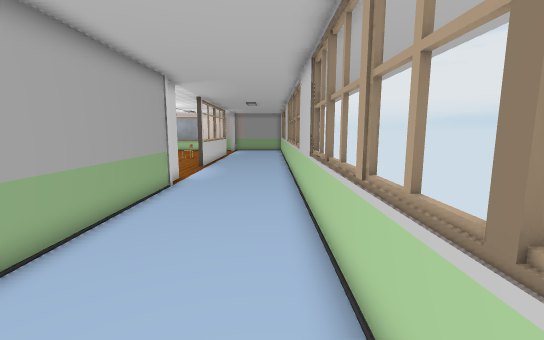
[1] (above)

18 first-person views from a walk through a 3-D level made in the Unity game engine. The camera is 1.2 m above the floor, tilts 8° down and sees 90° across. The floor is counted in squares, 0.5 m on a side. Each view is taken from the middle of a square. On the plan, view 1 faces up. The plan holds only what a view shows up to about 18 squares ahead; the rest is blank. The player is left out. Some animated figures are not drawn. Door leaves are left out, so doorways stand open.

[2]
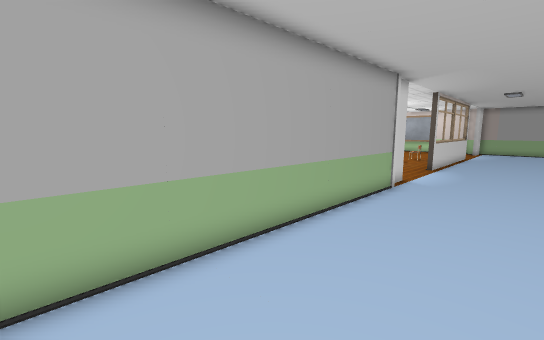

[3]
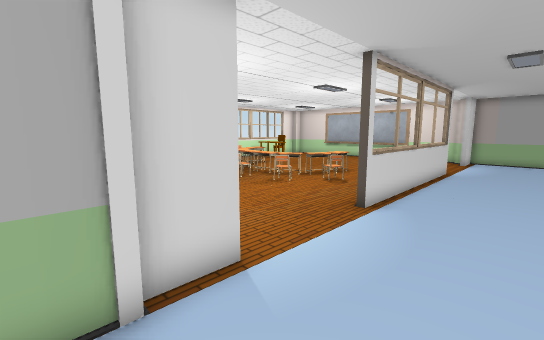

[4]
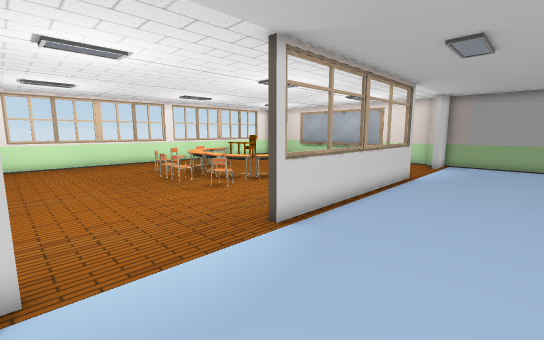

[5]
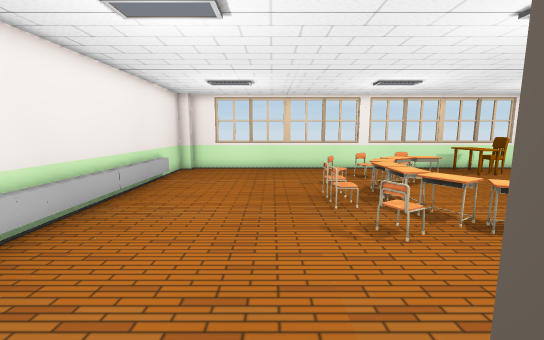

[6]
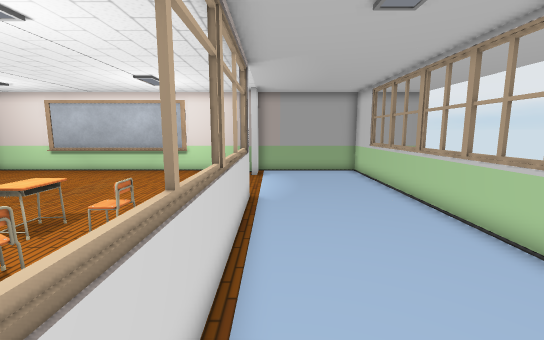

[7]
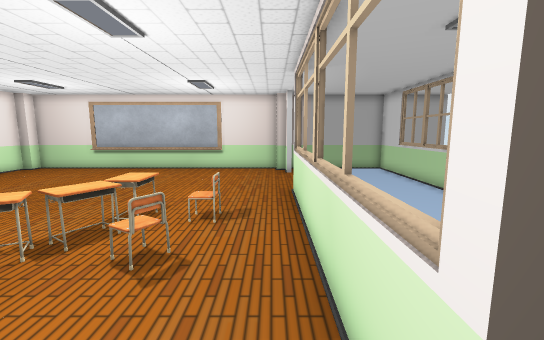

[8]
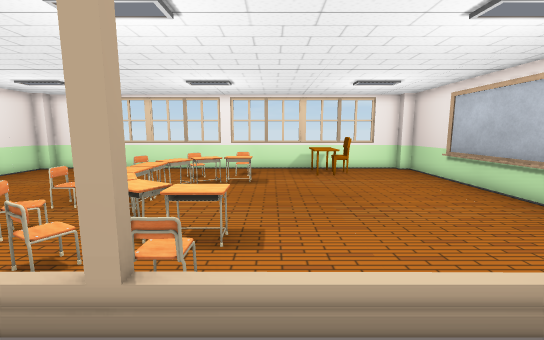

[9]
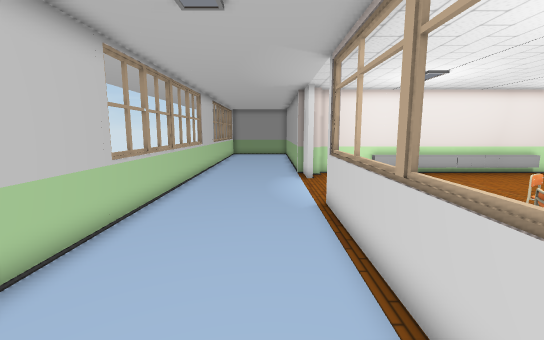

[10]
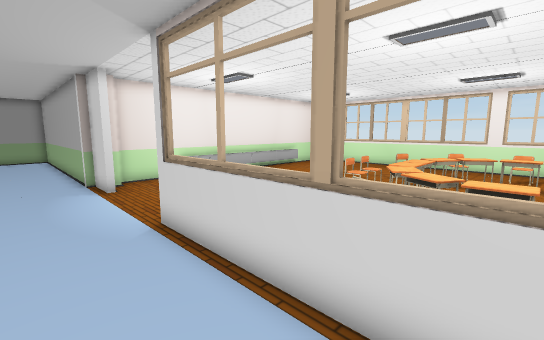

[11]
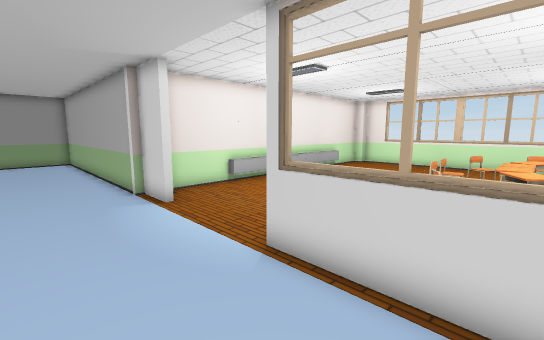

[12]
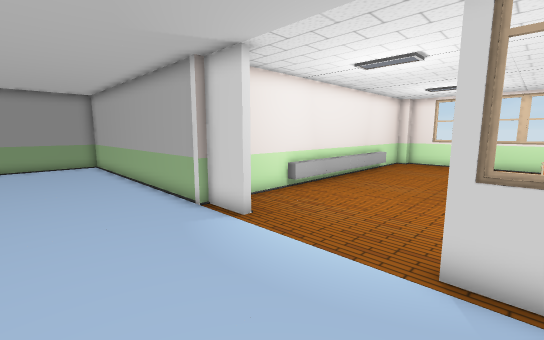

[13]
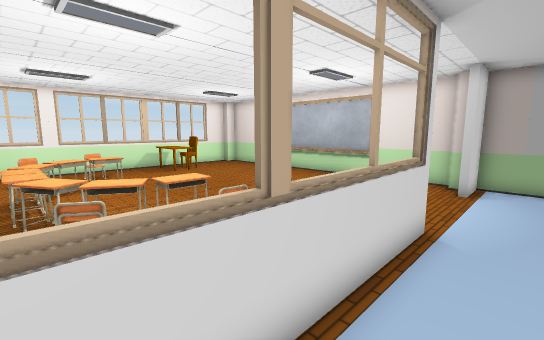

[14]
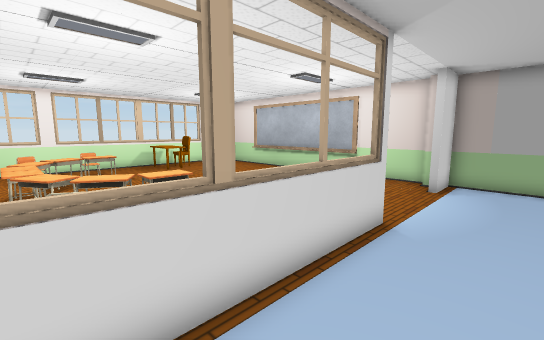

[15]
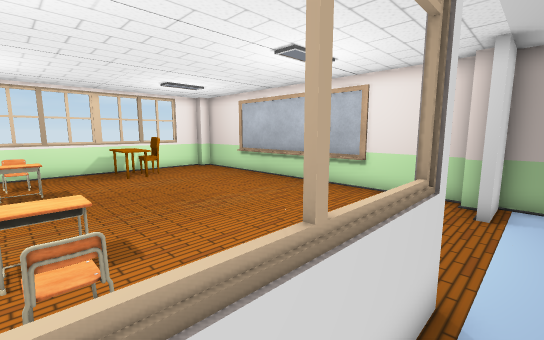

[16]
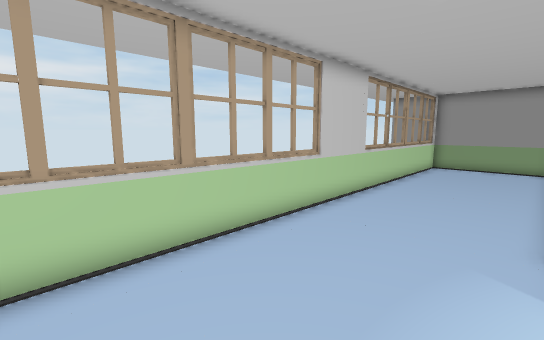

[17]
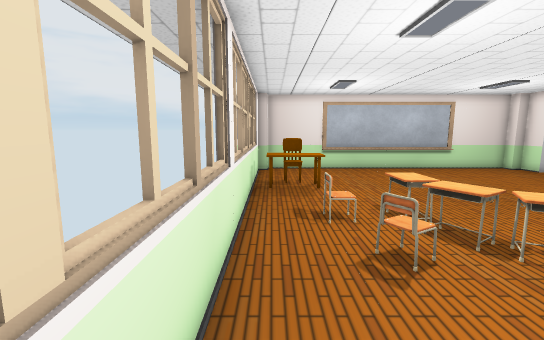

[18]
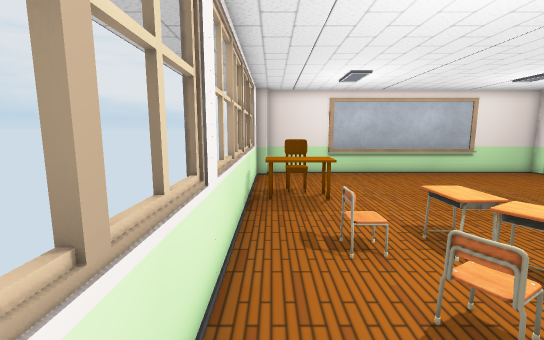

### Floor plan
Key: @ floor where view 1 was taken; # wall or solid block; . floor; D open door; = window, fence, low wall or low ledge; T thing the floor can be seen under or through; E desk; O other object.
Columns run from 23 left of view 1 to 2 right of it. Each row starts with its distance up from view 1.
 36 ##########################
 35  ##...        ...##.....#
 34  #................D.....#
 33  =................D.....=
 32  =................D.....#
 31  ####.............D.....=
 30  ####.............D.....#
 29  ####.............D.....#
 28  #................=.....=
 27  =................=.....=
 26  =...TT......TTT..=.....=
 25  =.#TTT......TTT..=.....#
 24  #... TT....TT ...#.....#
 23  =..TTETTTTTTETT..=.....#
 22  =.....TTTTET.....=.....#
 21  =....    .. T....=.....#
 20  #....    O.  ....=.....#
 19  #................D.....=
 18  #................D.....=
 17  =................D.....=
 16  =................D.....#
 15  =................D.....#
 14  #................D.....=
 13  ##..............##.....#
 12   ################# ....#
 11                   # ....#
 10                    #....#
  9                    #....#
  8                    #....=
  7                    #....#
  6                    #....=
  5                    #....#
  4                    #....#
  3                    #....=
  2                    #....=
  1                    #....=
  0                    #...@#
 -1                    ######

Where each view was taken, in squares from view 1:
view 1: 0 up, 0 right, facing up
view 2: 0 up, 0 right, facing up-left
view 3: 11 up, 1 left, facing up-left
view 4: 14 up, 0 right, facing up-left
view 5: 18 up, 4 left, facing left
view 6: 19 up, 4 left, facing up
view 7: 18 up, 6 left, facing up
view 8: 27 up, 4 left, facing left
view 9: 28 up, 3 left, facing down
view 10: 26 up, 2 left, facing down-left
view 11: 23 up, 1 left, facing down-left
view 12: 20 up, 0 right, facing down-left
view 13: 22 up, 3 left, facing up-left
view 14: 22 up, 2 left, facing up-left
view 15: 25 up, 4 left, facing up-left
view 16: 19 up, 4 left, facing down-right
view 17: 18 up, 21 left, facing up
view 18: 20 up, 21 left, facing up
